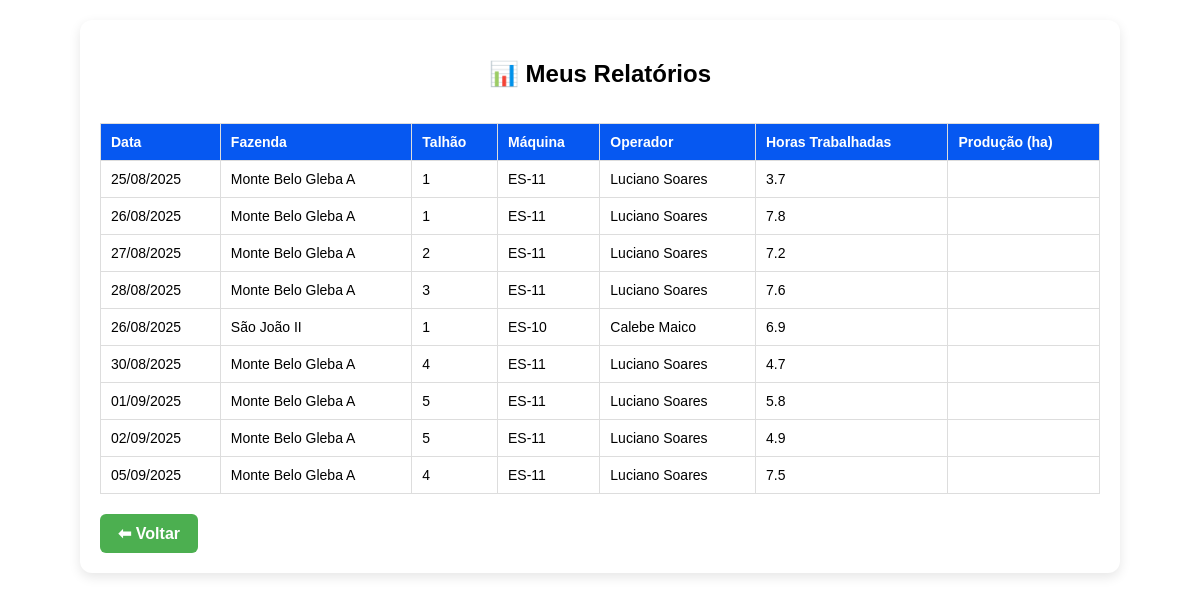
Screenshot of /meus-relatorios (signed in) with the database file from the repository.
### models.py (models this page shows)
class Report(db.Model):
    id = db.Column(db.Integer, primary_key=True)
    user_id = db.Column(db.Integer, db.ForeignKey('user.id'), nullable=False)
    data = db.Column(db.String(20), nullable=False)
    fazenda = db.Column(db.String(100))
    talhao = db.Column(db.String(100))
    turno = db.Column(db.String(50))
    status = db.Column(db.String(50))
    maquina = db.Column(db.String(100))
    operador = db.Column(db.String(100))
    horimetro_inicial = db.Column(db.String(20))
    horimetro_final = db.Column(db.String(20))
    horas_trabalhadas = db.Column(db.String(20))
    producao_ha = db.Column(db.String(50))
    equipe_transporte = db.Column(db.String(50))
    dds_cafe = db.Column(db.String(50))
    transporte_pracha = db.Column(db.String(50))
    manutencoes = db.Column(db.Text)  # JSON em texto

### app.py (the view)
@app.route('/meus-relatorios')
@login_required
def meus_relatorios():
    relatorios = Report.query.filter_by(user_id=current_user.id).all()
    return render_template("meus_relatorios.html", relatorios=relatorios)

### app.py (called while the page is built)
@login_manager.user_loader
def load_user(user_id):
    return User.query.get(int(user_id))

### templates/meus_relatorios.html (shortened to what this page needs)
<!DOCTYPE html>
<html lang="pt-br">
<head>
    <link rel="stylesheet" href="{{ url_for('static', filename='style.css') }}">
</head>
<body>
    <div class="container">
        <h2>📊 Meus Relatórios</h2>
        {% if relatorios %}
            <div class="table-container">
                <table class="relatorios-table">
                    <thead>
                        <tr>
                            <th>Data</th>
                            <th>Fazenda</th>
                            <th>Talhão</th>
                            <th>Máquina</th>
                            <th>Operador</th>
                            <th>Horas Trabalhadas</th>
                            <th>Produção (ha)</th>
                        </tr>
                    </thead>
                    <tbody>
                        {% for r in relatorios %}
                        <tr>
                            <td>{{ r.data }}</td>
                            <td>{{ r.fazenda }}</td>
                            <td>{{ r.talhao }}</td>
                            <td>{{ r.maquina }}</td>
                            <td>{{ r.operador }}</td>
                            <td>{{ r.horas_trabalhadas }}</td>
                            <td>{{ r.producao_ha }}</td>
                        </tr>
                        {% endfor %}
                    </tbody>
                </table>
            </div>
        {% else %}
            <p class="sem-dados">Nenhum relatório encontrado.</p>
        {% endif %}
        <div class="actions">
            <a href="{{ url_for('index') }}" class="btn-voltar">⬅ Voltar</a>
        </div>
    </div>
</body>
</html>

### static/style.css (style rules this page uses)
.container { max-width: 1000px; margin: 20px auto; padding: 20px; background: #fff; border-radius: 12px; box-shadow: 0 4px 12px rgba(0,0,0,0.1); font-family: Arial, sans-serif; }
h2 { text-align: center; margin-bottom: 20px; }
table { width: 100%; border-collapse: collapse; margin-top: 15px; font-size: 14px; }
table thead { background: #007bff; color: #fff; }
table th, table td { padding: 10px; text-align: left; border-bottom: 1px solid #ddd; }
.btn-voltar { display: inline-block; padding: 10px 18px; margin-top: 20px; background-color: #4CAF50; color: white; text-decoration: none; border-radius: 6px; font-weight: bold; transition: background 0.3s ease, transform 0.2s ease; }
table { width: 100%; border-collapse: collapse; margin-top: 15px; }
th, td { border: 1px solid #ddd; padding: 8px; text-align: center; }
th { background-color: #0658f1; font-weight: bold; }
.table-container { width: 100%; overflow-x: auto; }

### rows the page displays
Report: data "25/08/2025", fazenda "Monte Belo Gleba A", talhao "1", maquina "ES-11", operador "Luciano Soares", horas_trabalhadas "3.7"
Report: data "26/08/2025", fazenda "Monte Belo Gleba A", talhao "1", maquina "ES-11", operador "Luciano Soares", horas_trabalhadas "7.8"
Report: data "27/08/2025", fazenda "Monte Belo Gleba A", talhao "2", maquina "ES-11", operador "Luciano Soares", horas_trabalhadas "7.2"
Report: data "28/08/2025", fazenda "Monte Belo Gleba A", talhao "3", maquina "ES-11", operador "Luciano Soares", horas_trabalhadas "7.6"
Report: data "26/08/2025", fazenda "São João II", talhao "1", maquina "ES-10", operador "Calebe Maico", horas_trabalhadas "6.9"
Report: data "30/08/2025", fazenda "Monte Belo Gleba A", talhao "4", maquina "ES-11", operador "Luciano Soares", horas_trabalhadas "4.7"
Report: data "01/09/2025", fazenda "Monte Belo Gleba A", talhao "5", maquina "ES-11", operador "Luciano Soares", horas_trabalhadas "5.8"
Report: data "02/09/2025", fazenda "Monte Belo Gleba A", talhao "5", maquina "ES-11", operador "Luciano Soares", horas_trabalhadas "4.9"
Report: data "05/09/2025", fazenda "Monte Belo Gleba A", talhao "4", maquina "ES-11", operador "Luciano Soares", horas_trabalhadas "7.5"
